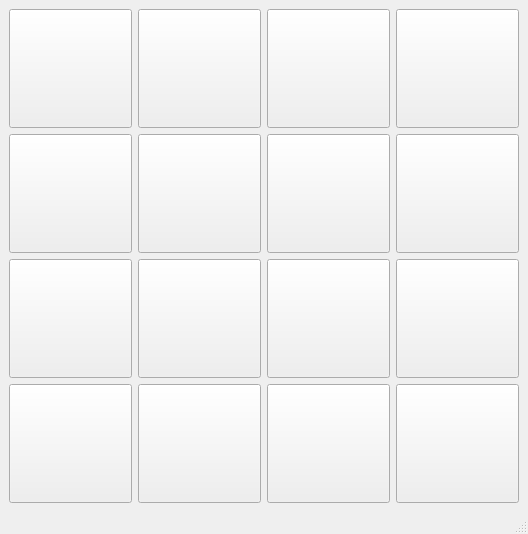
<?xml version="1.0" encoding="UTF-8"?>
<ui version="4.0">
 <class>MainWindow</class>
 <widget class="QMainWindow" name="MainWindow">
  <property name="geometry">
   <rect>
    <x>0</x>
    <y>0</y>
    <width>526</width>
    <height>534</height>
   </rect>
  </property>
  <property name="windowTitle">
   <string>Puzzle 15</string>
  </property>
  <widget class="QWidget" name="centralwidget">
   <layout class="QGridLayout" name="gridLayout">
    <item row="1" column="2">
     <widget class="QPushButton" name="btn_7">
      <property name="sizePolicy">
       <sizepolicy hsizetype="Minimum" vsizetype="Expanding">
        <horstretch>0</horstretch>
        <verstretch>0</verstretch>
       </sizepolicy>
      </property>
      <property name="font">
       <font>
        <pointsize>32</pointsize>
       </font>
      </property>
      <property name="text">
       <string/>
      </property>
     </widget>
    </item>
    <item row="1" column="0">
     <widget class="QPushButton" name="btn_5">
      <property name="sizePolicy">
       <sizepolicy hsizetype="Minimum" vsizetype="Expanding">
        <horstretch>0</horstretch>
        <verstretch>0</verstretch>
       </sizepolicy>
      </property>
      <property name="font">
       <font>
        <pointsize>32</pointsize>
       </font>
      </property>
      <property name="text">
       <string/>
      </property>
     </widget>
    </item>
    <item row="0" column="2">
     <widget class="QPushButton" name="btn_3">
      <property name="sizePolicy">
       <sizepolicy hsizetype="Minimum" vsizetype="Expanding">
        <horstretch>0</horstretch>
        <verstretch>0</verstretch>
       </sizepolicy>
      </property>
      <property name="font">
       <font>
        <pointsize>32</pointsize>
       </font>
      </property>
      <property name="text">
       <string/>
      </property>
     </widget>
    </item>
    <item row="2" column="1">
     <widget class="QPushButton" name="btn_10">
      <property name="sizePolicy">
       <sizepolicy hsizetype="Minimum" vsizetype="Expanding">
        <horstretch>0</horstretch>
        <verstretch>0</verstretch>
       </sizepolicy>
      </property>
      <property name="font">
       <font>
        <pointsize>32</pointsize>
       </font>
      </property>
      <property name="text">
       <string/>
      </property>
     </widget>
    </item>
    <item row="2" column="0">
     <widget class="QPushButton" name="btn_9">
      <property name="sizePolicy">
       <sizepolicy hsizetype="Minimum" vsizetype="Expanding">
        <horstretch>0</horstretch>
        <verstretch>0</verstretch>
       </sizepolicy>
      </property>
      <property name="font">
       <font>
        <pointsize>32</pointsize>
       </font>
      </property>
      <property name="text">
       <string/>
      </property>
     </widget>
    </item>
    <item row="0" column="0">
     <widget class="QPushButton" name="btn_1">
      <property name="sizePolicy">
       <sizepolicy hsizetype="Minimum" vsizetype="Expanding">
        <horstretch>0</horstretch>
        <verstretch>0</verstretch>
       </sizepolicy>
      </property>
      <property name="font">
       <font>
        <pointsize>32</pointsize>
       </font>
      </property>
      <property name="text">
       <string/>
      </property>
     </widget>
    </item>
    <item row="0" column="1">
     <widget class="QPushButton" name="btn_2">
      <property name="sizePolicy">
       <sizepolicy hsizetype="Minimum" vsizetype="Expanding">
        <horstretch>0</horstretch>
        <verstretch>0</verstretch>
       </sizepolicy>
      </property>
      <property name="font">
       <font>
        <pointsize>32</pointsize>
       </font>
      </property>
      <property name="text">
       <string/>
      </property>
     </widget>
    </item>
    <item row="1" column="1">
     <widget class="QPushButton" name="btn_6">
      <property name="sizePolicy">
       <sizepolicy hsizetype="Minimum" vsizetype="Expanding">
        <horstretch>0</horstretch>
        <verstretch>0</verstretch>
       </sizepolicy>
      </property>
      <property name="font">
       <font>
        <pointsize>32</pointsize>
       </font>
      </property>
      <property name="text">
       <string/>
      </property>
     </widget>
    </item>
    <item row="0" column="3">
     <widget class="QPushButton" name="btn_4">
      <property name="sizePolicy">
       <sizepolicy hsizetype="Minimum" vsizetype="Expanding">
        <horstretch>0</horstretch>
        <verstretch>0</verstretch>
       </sizepolicy>
      </property>
      <property name="font">
       <font>
        <pointsize>32</pointsize>
       </font>
      </property>
      <property name="text">
       <string/>
      </property>
     </widget>
    </item>
    <item row="2" column="3">
     <widget class="QPushButton" name="btn_12">
      <property name="sizePolicy">
       <sizepolicy hsizetype="Minimum" vsizetype="Expanding">
        <horstretch>0</horstretch>
        <verstretch>0</verstretch>
       </sizepolicy>
      </property>
      <property name="font">
       <font>
        <pointsize>32</pointsize>
       </font>
      </property>
      <property name="text">
       <string/>
      </property>
     </widget>
    </item>
    <item row="2" column="2">
     <widget class="QPushButton" name="btn_11">
      <property name="sizePolicy">
       <sizepolicy hsizetype="Minimum" vsizetype="Expanding">
        <horstretch>0</horstretch>
        <verstretch>0</verstretch>
       </sizepolicy>
      </property>
      <property name="font">
       <font>
        <pointsize>32</pointsize>
       </font>
      </property>
      <property name="text">
       <string/>
      </property>
     </widget>
    </item>
    <item row="1" column="3">
     <widget class="QPushButton" name="btn_8">
      <property name="sizePolicy">
       <sizepolicy hsizetype="Minimum" vsizetype="Expanding">
        <horstretch>0</horstretch>
        <verstretch>0</verstretch>
       </sizepolicy>
      </property>
      <property name="font">
       <font>
        <pointsize>32</pointsize>
       </font>
      </property>
      <property name="text">
       <string/>
      </property>
     </widget>
    </item>
    <item row="3" column="0">
     <widget class="QPushButton" name="btn_13">
      <property name="sizePolicy">
       <sizepolicy hsizetype="Minimum" vsizetype="Expanding">
        <horstretch>0</horstretch>
        <verstretch>0</verstretch>
       </sizepolicy>
      </property>
      <property name="font">
       <font>
        <pointsize>32</pointsize>
       </font>
      </property>
      <property name="text">
       <string/>
      </property>
     </widget>
    </item>
    <item row="3" column="1">
     <widget class="QPushButton" name="btn_14">
      <property name="sizePolicy">
       <sizepolicy hsizetype="Minimum" vsizetype="Expanding">
        <horstretch>0</horstretch>
        <verstretch>0</verstretch>
       </sizepolicy>
      </property>
      <property name="font">
       <font>
        <pointsize>32</pointsize>
       </font>
      </property>
      <property name="text">
       <string/>
      </property>
     </widget>
    </item>
    <item row="3" column="2">
     <widget class="QPushButton" name="btn_15">
      <property name="sizePolicy">
       <sizepolicy hsizetype="Minimum" vsizetype="Expanding">
        <horstretch>0</horstretch>
        <verstretch>0</verstretch>
       </sizepolicy>
      </property>
      <property name="font">
       <font>
        <pointsize>32</pointsize>
       </font>
      </property>
      <property name="text">
       <string/>
      </property>
     </widget>
    </item>
    <item row="3" column="3">
     <widget class="QPushButton" name="btn_16">
      <property name="sizePolicy">
       <sizepolicy hsizetype="Minimum" vsizetype="Expanding">
        <horstretch>0</horstretch>
        <verstretch>0</verstretch>
       </sizepolicy>
      </property>
      <property name="font">
       <font>
        <pointsize>32</pointsize>
       </font>
      </property>
      <property name="text">
       <string/>
      </property>
     </widget>
    </item>
   </layout>
  </widget>
  <widget class="QMenuBar" name="menubar">
   <property name="geometry">
    <rect>
     <x>0</x>
     <y>0</y>
     <width>526</width>
     <height>24</height>
    </rect>
   </property>
  </widget>
  <widget class="QStatusBar" name="statusbar"/>
 </widget>
 <resources/>
 <connections/>
</ui>
